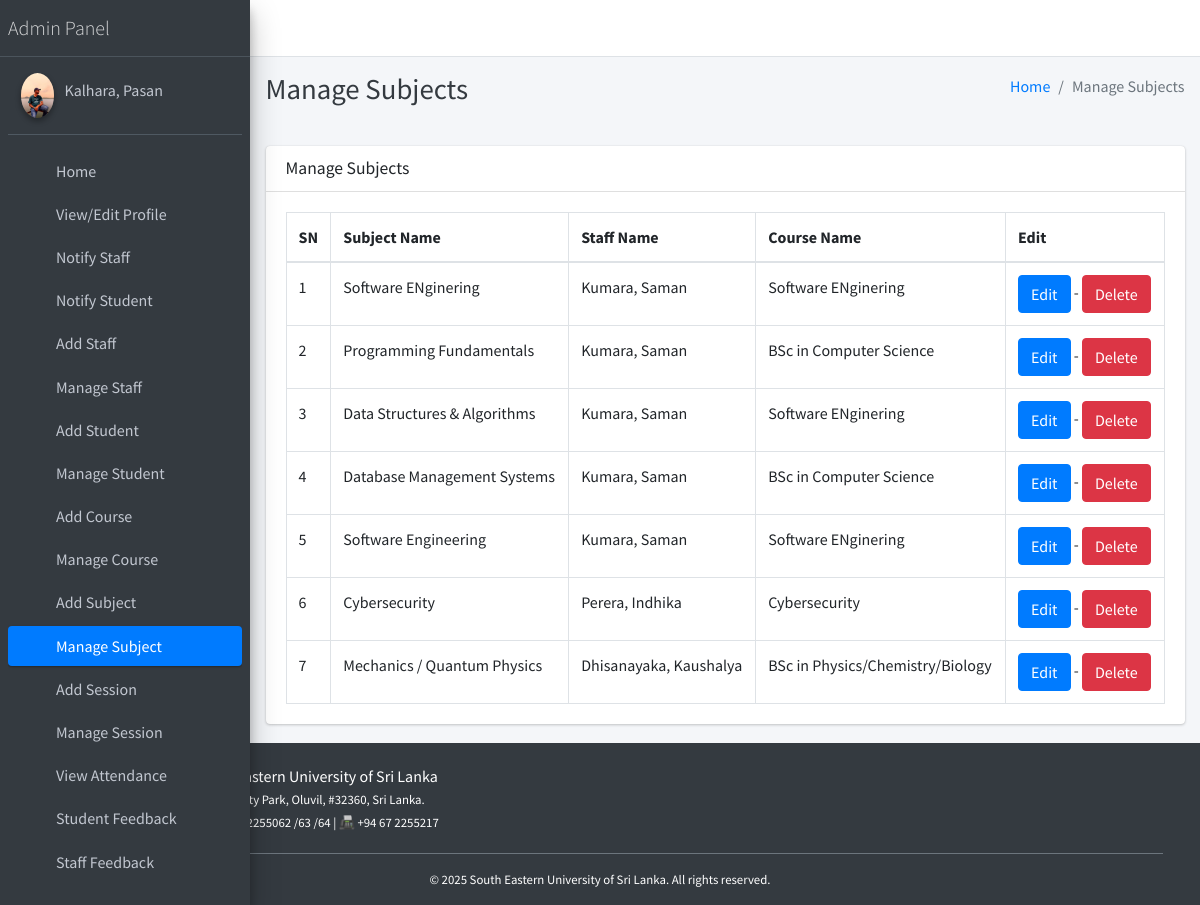
The app's page /subject/manage/ (signed in) with its own data.
### main_app/models.py (models this page shows, shortened)
class CustomUser(AbstractUser):
    USER_TYPE = ((1, "HOD"), (2, "Staff"), (3, "Student"))
    GENDER = [("M", "Male"), ("F", "Female")]
    username = None  # Removed username, using email instead
    email = models.EmailField(unique=True)
    user_type = models.CharField(default=1, choices=USER_TYPE, max_length=1)
    gender = models.CharField(max_length=1, choices=GENDER)
    profile_pic = models.ImageField()
    address = models.TextField()
    fcm_token = models.TextField(default="")  # For firebase notifications
    created_at = models.DateTimeField(auto_now_add=True)
    updated_at = models.DateTimeField(auto_now=True)
    USERNAME_FIELD = "email"
    REQUIRED_FIELDS = []
    objects = CustomUserManager()
    def __str__(self):
        return self.last_name + ", " + self.first_name

class Subject(models.Model):
    name = models.CharField(max_length=120)
    staff = models.ForeignKey(Staff,on_delete=models.CASCADE,)
    course = models.ForeignKey(Course, on_delete=models.CASCADE)
    updated_at = models.DateTimeField(auto_now=True)
    created_at = models.DateTimeField(auto_now_add=True)

class Staff(models.Model):
    course = models.ForeignKey(Course, on_delete=models.DO_NOTHING, null=True, blank=False)
    admin = models.OneToOneField(CustomUser, on_delete=models.CASCADE)

class Course(models.Model):
    name = models.CharField(max_length=120)
    created_at = models.DateTimeField(auto_now_add=True)
    updated_at = models.DateTimeField(auto_now=True)

### main_app/hod_views.py (the view)
# urls.py: path("subject/manage/", hod_views.manage_subject, name='manage_subject'),
def manage_subject(request):
    subjects = Subject.objects.all()
    context = {
        'subjects': subjects,
        'page_title': 'Manage Subjects'
    }
    return render(request, "hod_template/manage_subject.html", context)

### main_app/templates/hod_template/manage_subject.html
{% extends 'main_app/base.html' %}
{% load static %}
{% block page_title %}{{page_title}}{% endblock page_title %}
{% block content %}
<section class="content">
    <div class="container-fluid">
        <div class="row">
            <div class="col-md-12">
                <div class="card">
                    <div class="card-header">
                        <h3 class="card-title">{{page_title}}</h3>
                    </div>
                    <div class="card-body">
                        <table id="example2" class="table table-bordered table-hover">
                            <thead>
                                <tr>
                                    <th>SN</th>
                                    <th>Subject Name</th>
                                    <th>Staff Name</th>
                                    <th>Course Name</th>
                                    <th>Edit</th>
                                </tr>
                            </thead>
                            <tbody>
                                {% for subject in subjects %}
                                <tr>
                                    <td>{{ forloop.counter }}</td>
                                    <td>{{subject.name}}</td>
                                    <td>{{subject.staff.admin}}</td>
                                    <td>{{subject.course.name}}</td>
                                    <td>
                                        <a href="{% url 'edit_subject' subject.id %}" class="btn btn-primary">Edit</a> -
                                        <a href="{% url 'delete_subject' subject.id %}" onclick="return confirm('Are you sure you want to delete this ?')" class="btn btn-danger">Delete</a>
                                    </td>
                                </tr>
                                {% endfor %}
                            </tbody>
                        </table>
                    </div>
                </div>
            </div>
        </div>
    </div>
</section>
{% endblock content %}

### main_app/templates/main_app/sidebar_template.html (shortened to what this page needs)
{% load static %}
<aside class="main-sidebar sidebar-dark-primary elevation-4">
{% if request.user.user_type == '1' %}
    <a href="{% url 'admin_home' %}" class="brand-link">
        <span class="brand-text font-weight-light">Admin Panel</span>
    </a>
    <div class="sidebar">
        <div class="user-panel mt-3 pb-3 mb-3 d-flex">
            <div class="image">
                <img src="{{ request.user.profile_pic }}" class="img-circle elevation-2" alt="User Image">
            </div>
            <div class="info">
                <a href="#" class="d-block">{{ user }}</a>
            </div>
        </div>
        <nav class="mt-2">
            <ul class="nav nav-pills nav-sidebar flex-column" role="menu">
                <li class="nav-item">
                    {% url 'admin_home' as admin_home %}
                    <a href="{{ admin_home }}" class="nav-link {% if admin_home == request.path %} active {% endif %}">
                        <i class="nav-icon fas fa-tachometer-alt"></i>
                        <p>Home</p>
                    </a>
                </li>
                <li class="nav-item">
                    {% url 'admin_view_profile' as admin_view_profile %}
                    <a href="{{ admin_view_profile }}" class="nav-link {% if admin_view_profile == request.path %} active {% endif %}">
                        <i class="nav-icon fas fa-user-cog"></i>
                        <p>View/Edit Profile</p>
                    </a>
                </li>
                <li class="nav-item">
                    {% url 'admin_notify_staff' as admin_notify_staff %}
                    <a href="{{ admin_notify_staff }}" class="nav-link {% if admin_notify_staff == request.path %} active {% endif %}">
                        <i class="nav-icon fas fa-bullhorn"></i>
                        <p>Notify Staff</p>
                    </a>
                </li>
                <li class="nav-item">
                    {% url 'admin_notify_student' as admin_notify_student %}
                    <a href="{{ admin_notify_student }}" class="nav-link {% if admin_notify_student == request.path %} active {% endif %}">
                        <i class="nav-icon fas fa-bullhorn"></i>
                        <p>Notify Student</p>
                    </a>
                </li>
                <li class="nav-item">
                    {% url 'add_staff' as add_staff %}
                    <a href="{{ add_staff }}" class="nav-link {% if add_staff == request.path %} active {% endif %}">
                        <i class="nav-icon fas fa-user-plus"></i>
                        <p>Add Staff</p>
                    </a>
                </li>
                <li class="nav-item">
                    {% url 'manage_staff' as manage_staff %}
                    {% url 'edit_staff' staff_id as edit_staff %}
                    <a href="{{ manage_staff }}" class="nav-link {% if manage_staff == request.path or request.path == edit_staff %} active {% endif %}">
                        <i class="nav-icon fas fa-users"></i>
                        <p>Manage Staff</p>
                    </a>
                </li>
                <li class="nav-item">
                    {% url 'add_student' as add_student %}
                    <a href="{{ add_student }}" class="nav-link {% if add_student == request.path %} active {% endif %}">
                        <i class="nav-icon fas fa-user-graduate"></i>
                        <p>Add Student</p>
                    </a>
                </li>
                <li class="nav-item">
                    {% url 'manage_student' as manage_student %}
                    {% url 'edit_student' student_id as edit_student %}
                    <a href="{{ manage_student }}" class="nav-link {% if edit_student == request.path or manage_student == request.path %} active {% endif %}">
                        <i class="nav-icon fas fa-users"></i>
                        <p>Manage Student</p>
                    </a>
                </li>
                <li class="nav-item">
                    {% url 'add_course' as add_course %}
                    <a href="{{ add_course }}" class="nav-link {% if add_course == request.path %} active {% endif %}">
                        <i class="nav-icon fas fa-book"></i>
                        <p>Add Course</p>
                    </a>
                </li>
                <li class="nav-item">
                    {% url 'manage_course' as manage_course %}
                    {% url 'edit_course' course_id as edit_course %}
                    <a href="{{ manage_course }}" class="nav-link {% if edit_course == request.path or manage_course == request.path %} active {% endif %}">
                        <i class="nav-icon fas fa-book-open"></i>
                        <p>Manage Course</p>
                    </a>
                </li>
                <li class="nav-item">
                    {% url 'add_subject' as add_subject %}
                    <a href="{{ add_subject }}" class="nav-link {% if add_subject == request.path %} active {% endif %}">
                        <i class="nav-icon fas fa-chalkboard-teacher"></i>
                        <p>Add Subject</p>
                    </a>
                </li>
                <li class="nav-item">
                    {% url 'manage_subject' as manage_subject %}
                    {% url 'edit_subject' subject_id as edit_subject %}
                    <a href="{{ manage_subject }}" class="nav-link {% if edit_subject == request.path or manage_subject == request.path %} active {% endif %}">
                        <i class="nav-icon fas fa-book-reader"></i>
                        <p>Manage Subject</p>
                    </a>
                </li>
                <li class="nav-item">
                    {% url 'add_session' as add_session %}
                    <a href="{{ add_session }}" class="nav-link {% if add_session == request.path %} active {% endif %}">
                        <i class="nav-icon fas fa-calendar-plus"></i>
                        <p>Add Session</p>
                    </a>
                </li>
                <li class="nav-item">
                    {% url 'manage_session' as manage_session %}
                    {% url 'edit_session' session_id as edit_session %}
                    <a href="{{ manage_session }}" class="nav-link {% if edit_session == request.path or manage_session == request.path %} active {% endif %}">
                        <i class="nav-icon fas fa-calendar-alt"></i>
                        <p>Manage Session</p>
                    </a>
                </li>
                <li class="nav-item">
                    {% url 'admin_view_attendance' as admin_view_attendance %}
                    <a href="{{ admin_view_attendance }}" class="nav-link {% if admin_view_attendance == request.path %} active {% endif %}">
                        <i class="nav-icon fas fa-clipboard-list"></i>
                        <p>View Attendance</p>
                    </a>
                </li>
                <li class="nav-item">
                    {% url 'student_feedback_message' as student_feedback_message %}
                    <a href="{{ student_feedback_message }}" class="nav-link {% if student_feedback_message == request.path %} active {% endif %}">
                        <i class="nav-icon fas fa-comment-dots"></i>
                        <p>Student Feedback</p>
                    </a>
                </li>
                <li class="nav-item">
                    {% url 'staff_feedback_message' as staff_feedback_message %}
                    <a href="{{ staff_feedback_message }}" class="nav-link {% if staff_feedback_message == request.path %} active {% endif %}">
                        <i class="nav-icon fas fa-comments"></i>
                        <p>Staff Feedback</p>
                    </a>
                </li>
                <li class="nav-item">
                    {% url 'view_staff_leave' as view_staff_leave %}
                    <a href="{{ view_staff_leave }}" class="nav-link {% if view_staff_leave == request.path %} active {% endif %}">
                        <i class="nav-icon fas fa-user-clock"></i>
                        <p>Staff Leave</p>
                    </a>
                </li>
{% endif %}
</ul>
</nav>
</div>
</aside>

### records on screen
CustomUser: user.profile_pic (picture), last_name+first_name "Kalhara, Pasan"
Subject: name "Software ENginering", staff.admin "Kumara, Saman", course.name "Software ENginering"
Subject: name "Programming Fundamentals", staff.admin "Kumara, Saman", course.name "BSc in Computer Science"
Subject: name "Data Structures & Algorithms", staff.admin "Kumara, Saman", course.name "Software ENginering"
Subject: name "Database Management Systems", staff.admin "Kumara, Saman", course.name "BSc in Computer Science"
Subject: name "Software Engineering", staff.admin "Kumara, Saman", course.name "Software ENginering"
Subject: name "Cybersecurity", staff.admin "Perera, Indhika", course.name "Cybersecurity"
Subject: name "Mechanics / Quantum Physics", staff.admin "Dhisanayaka, Kaushalya", course.name "BSc in Physics/Chemistry/Biology"

### other values on screen
{{ page_title }} "Manage Subjects"
